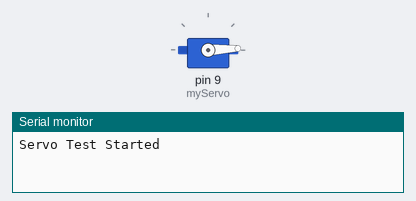
A sketch run on a simulated Arduino Uno, built with avr-gcc and run on an emulated ATmega328P. Parts: servo, the last lines printed to the serial monitor.

Above: at 0.05 s.
At 1.45 s:
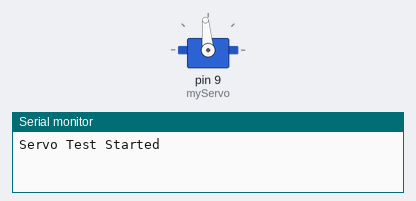
At 2.85 s:
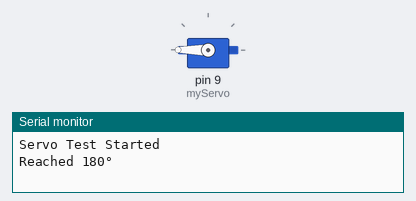
At 5.65 s:
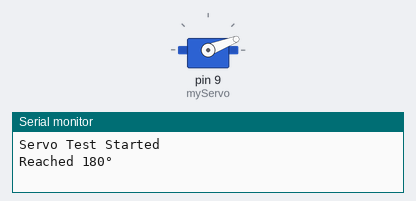
Timing chart, 0 to 8.4 s (numbered marks = the images above):
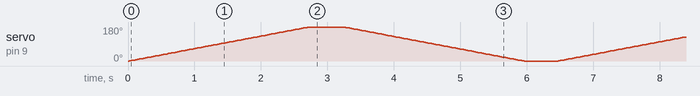

The sketch:

ArduinoUno_Servo_SG90.ino
```cpp
#include <Servo.h>

#include <Servo.h>

Servo myServo;

void setup() {
  myServo.attach(9);  // Signal wire connected to pin 9
  Serial.begin(9600);
  Serial.println("Servo Test Started");
}

void loop() {
  // Sweep from 0° to 180°
  for (int angle = 0; angle <= 180; angle += 1) {
    myServo.write(angle);
    delay(15);
  }

  Serial.println("Reached 180°");
  delay(500);

  // Sweep back from 180° to 0°
  for (int angle = 180; angle >= 0; angle -= 1) {
    myServo.write(angle);
    delay(15);
  }

  Serial.println("Reached 0°");
  delay(500);
}
```
